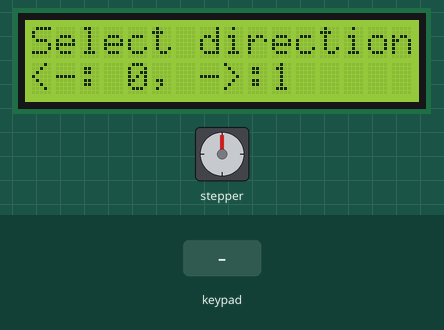
Recording of a sketch running on a simulated Arduino Uno, built with avr-gcc and run on an emulated ATmega328P. On the bench: stepper motor, 16×2 character LCD. Wiring (inferred from the names in the program): stepper motor (2048 steps per turn assumed): coils pin 8, pin 9, pin 10, pin 11. Inputs (shaded band) come from the test bench.

Above: at 1.2 s.
1.3 s: keypad keys 1 4 1 5 1 6 1 7 pressed 0.4 s apart
At 1.7 s:
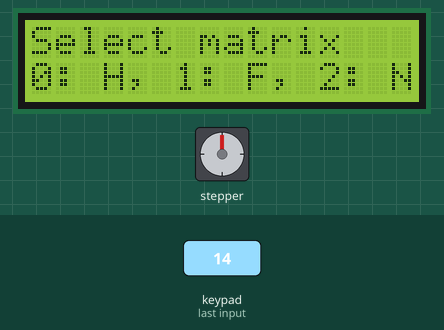
At 4.44 s:
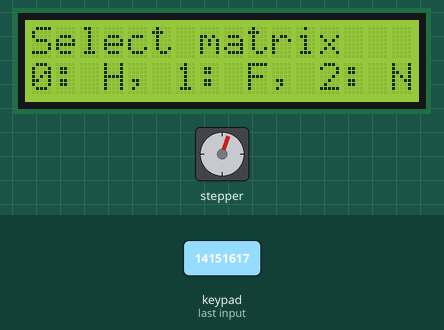
Timing chart, 0 to 21.9 s (numbered marks = the images above; inputs shaded):
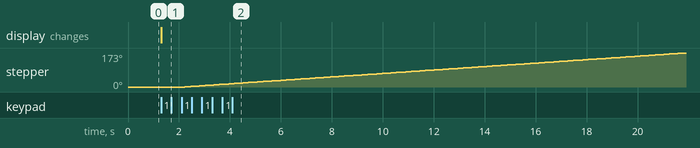

Measured:
- after the input at 1.3 s, stepper: keeps turning clockwise at about 9°/s, starting after 0.92 s; the display: changes at once (image 1)

The sketch:

programa-02.ino
```cpp
#include <LiquidCrystal.h>
#include <Keypad.h>

// Keypad varibales
const byte rowsCount = 4;
const byte colsCount = 4;

char keys[rowsCount][colsCount] = {
    { '1', '2', '3', 'A' },
    { '4', '5', '6', 'B' },
    { '7', '8', '9', 'C' },
    { '*', '0', '#', 'D' }
};

byte rowPins[rowsCount] = { 14, 15, 16, 17 };
byte colPins[colsCount] = { 18, 19, 20, 21 };

Keypad keypad = Keypad(makeKeymap(keys), rowPins, colPins, rowsCount, colsCount);

// LCD variables
const byte RS = 1, EN = 2, D4 = 4, D5 = 5, D6 = 6, D7 = 7;
LiquidCrystal lcd(RS, EN, D4, D5, D6, D7);

// Stepper variables
const byte stepperCount = 4;
const byte INA = 8, INB = 9, INC = 10, IND = 11;
const byte stepperPins[stepperCount] = { INA, INB, INC, IND };
const int stepperDelay = 20;

// Stepper matrixes
const byte halfMatrix[8][4] = {
    { 1, 0, 0, 0 },
    { 1, 1, 0, 0 },
    { 0, 1, 0, 0 },
    { 0, 1, 1, 0 },
    { 0, 0, 1, 0 },
    { 0, 0, 1, 1 },
    { 0, 0, 0, 1 },
    { 1, 0, 0, 1 }
};

const byte fullMatrix[4][4] = {
    { 1, 0, 0, 0 },
    { 0, 1, 0, 0 },
    { 0, 0, 1, 0 },
    { 0, 0, 0, 1 }
};

const byte normalMatrix[4][4] = {
    { 1, 1, 0, 0 },
    { 0, 1, 1, 0 },
    { 0, 0, 1, 1 },
    { 1, 0, 0, 1 }
};

// Program
void setup() {
    lcd.begin(16, 2);
    for (int i = 0; i < stepperCount; i++) {
        pinMode(stepperPins[i] , OUTPUT);
    }
}

void loop() {
    bool dir = selectDirection();
    executeSequence(dir);
}

bool selectDirection() {
    lcd.clear();
    lcd.print("Select direction");
    lcd.setCursor(0, 1);
    lcd.print("<-: 0, ->:1");

    char key;
    do {
        key = keypad.getKey();
    } while (key != '0' && key != '1');

    return (key == '1');
}

void executeSequence(bool dir) {
    bool flag = true;

    lcd.clear();
    lcd.print("Select matrix");
    lcd.setCursor(0, 1);
    lcd.print("0: H, 1: F, 2: N");

    char key;
    do {
        key = keypad.getKey();
        switch(key) {
            // Half matrix
            case '0' : {
                flag = false;
                for (int i = 0; i < 512; i++) {
                    for (int j = 0; j < 8; j++) {
                        for (int k = 0; k < stepperCount; k++) {
                            digitalWrite(stepperPins[k], halfMatrix[dir? j:7-j][k]);
                        }
                        delay(stepperDelay);
                    }
                }
                break;
            }

            // Full matrix
            case '1' : {
                flag = false;
                for (int i = 0; i < 512; i++) {
                    for (int j = 0; j < 4; j++) {
                        for (int k = 0; k < stepperCount; k++) {
                            digitalWrite(stepperPins[k], fullMatrix[dir? j:3-j][k]);
                        }
                        delay(stepperDelay);
                    }
                }
                break;
            }

             // Normal matrix
            case '2' : {
                flag = false;
                for (int i = 0; i < 512; i++) {
                    for (int j = 0; j < 4; j++) {
                        for (int k = 0; k < stepperCount; k++) {
                            digitalWrite(stepperPins[k], normalMatrix[dir? j:3-j][k]);
                        }
                        delay(stepperDelay);
                    }
                }
                break;
            }

            default: {
                break;
            }

        }
    } while (flag && key != '0' && key != '1' && key != '2');
}
```
